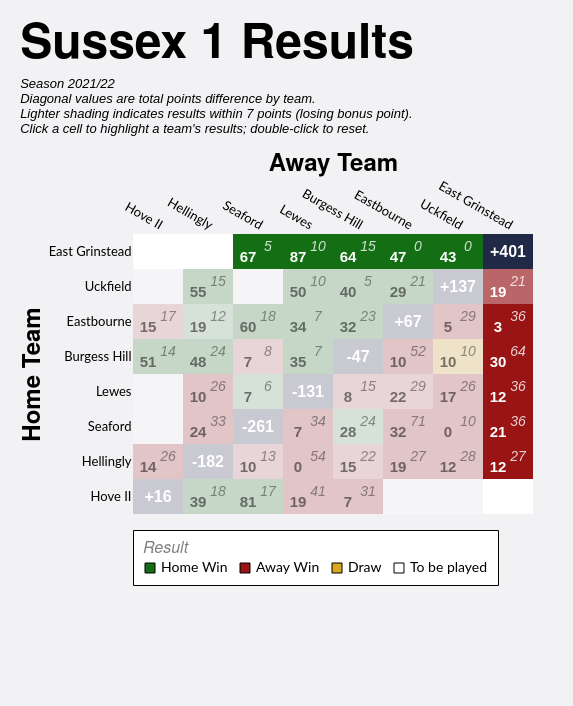

Source (Vega-Lite JSON):
### Vega-Lite specification from a JSON file in a GitHub repository (floating-point values rounded to 4 significant figures)
{"config": {"axis": {"labelFont": "Lato, sans-serif", "titleFont": "PT Sans Narrow, Helvetica Neue, Helvetica, Arial, sans-serif", "labelFontSize": 13, "titleFontSize": 24, "gridColor": "#202947", "gridOpacity": 0.2}, "header": {"labelFont": "PT Sans Narrow, Helvetica Neue, Helvetica, Arial, sans-serif", "titleFont": "PT Sans Narrow, Helvetica Neue, Helvetica, Arial, sans-serif", "labelFontSize": 24, "titleFontSize": 28, "labelFontWeight": "bold", "orient": "left"}, "legend": {"labelFont": "Lato, sans-serif", "titleFont": "PT Sans Narrow, Helvetica Neue, Helvetica, Arial, sans-serif", "labelFontSize": 14, "titleFontSize": 16, "titlePadding": 5, "fillColor": "white", "strokeColor": "black", "padding": 10, "titleFontWeight": "lighter", "titleFontStyle": "italic", "titleColor": "gray", "offset": 10}, "title": {"font": "PT Sans Narrow, Helvetica Neue, Helvetica, Arial, sans-serif", "fontSize": 48, "fontWeight": "bold", "anchor": "start", "align": "center", "titlePadding": 20, "subtitlePadding": 10, "subtitleFontSize": 13, "subtitleColor": "", "subtitleFontStyle": "italic", "offset": 15, "color": "black"}, "axisX": {"labelAngle": 0}, "facet": {"title": null, "header": null, "align": {"row": "each", "column": "each"}}, "resolve": {"scale": {"y": "independent", "facet": "independent"}}, "background": "#f2f1f4", "view": {"stroke": null}}, "layer": [{"data": {"name": "data-8e89745e91d6dfe7bef46df0628b82b9"}, "mark": {"type": "rect"}, "encoding": {"color": {"field": "result", "legend": {"columns": 4, "direction": "horizontal", "labelLimit": 200, "offset": 16, "orient": "bottom", "symbolStrokeColor": "black", "symbolStrokeWidth": 1, "values": ["Home Win", "Away Win", "Draw", "To be played"]}, "scale": {"domain": ["Home Win", "Home Win (LBP)", "Away Win", "Away Win (LBP)", "Draw", "To be played", "N/A"], "range": ["#146f14", "#146f14a0", "#991515", "#991515a0", "goldenrod", "white", "#202946"]}, "title": "Result", "type": "nominal"}, "opacity": {"condition": {"test": "datum.home_team == param_10['home_team'] || datum.away_team == param_10['home_team'] || !isValid(param_10['home_team'])", "value": 1.0}, "value": 0.2}, "tooltip": [{"field": "home_team", "title": "Home", "type": "nominal"}, {"field": "away_team", "title": "Away", "type": "nominal"}, {"field": "home_score_text", "title": "Home Score", "type": "nominal"}, {"field": "away_score_text", "title": "Away Score", "type": "nominal"}, {"field": "result", "title": "Result", "type": "nominal"}, {"field": "date", "format": "%d %b %Y", "title": "Date", "type": "temporal"}], "x": {"axis": {"domain": false, "grid": false, "labelAngle": 30, "orient": "top", "ticks": false}, "field": "away_team", "sort": ["Hove II", "Hellingly", "Seaford", "Lewes", "Burgess Hill", "Eastbourne", "Uckfield", "East Grinstead"], "title": "Away Team", "type": "nominal"}, "y": {"axis": {"domain": false, "grid": false, "ticks": false}, "field": "home_team", "sort": ["East Grinstead", "Uckfield", "Eastbourne", "Burgess Hill", "Lewes", "Seaford", "Hellingly", "Hove II"], "title": "Home Team", "type": "nominal"}}, "name": "view_5"}, {"data": {"name": "data-8e89745e91d6dfe7bef46df0628b82b9"}, "mark": {"type": "text", "fontStyle": "italic", "size": 14, "xOffset": 10, "yOffset": -5}, "encoding": {"color": {"condition": {"test": "datum.home_team == param_10['home_team'] || datum.away_team == param_10['home_team'] || !isValid(param_10['home_team'])", "value": "white"}, "value": "black"}, "opacity": {"condition": {"test": "datum.home_team == param_10['home_team'] || datum.away_team == param_10['home_team'] || !isValid(param_10['home_team'])", "value": 0.8}, "value": 0.4}, "text": {"field": "away_score_text", "type": "nominal"}, "x": {"field": "away_team", "sort": ["Hove II", "Hellingly", "Seaford", "Lewes", "Burgess Hill", "Eastbourne", "Uckfield", "East Grinstead"], "type": "nominal"}, "y": {"field": "home_team", "sort": ["East Grinstead", "Uckfield", "Eastbourne", "Burgess Hill", "Lewes", "Seaford", "Hellingly", "Hove II"], "type": "nominal"}}, "transform": [{"filter": "datum.away_score_text != '' && datum.away_score_text != 'WO'"}]}, {"data": {"name": "data-8e89745e91d6dfe7bef46df0628b82b9"}, "mark": {"type": "text", "size": 12, "xOffset": 10, "yOffset": -5}, "encoding": {"color": {"condition": {"test": "datum.home_team == param_10['home_team'] || datum.away_team == param_10['home_team'] || !isValid(param_10['home_team'])", "value": "white"}, "value": "black"}, "opacity": {"condition": {"test": "datum.home_team == param_10['home_team'] || datum.away_team == param_10['home_team'] || !isValid(param_10['home_team'])", "value": 0.8}, "value": 0.4}, "text": {"field": "away_score_text", "type": "nominal"}, "x": {"field": "away_team", "sort": ["Hove II", "Hellingly", "Seaford", "Lewes", "Burgess Hill", "Eastbourne", "Uckfield", "East Grinstead"], "type": "nominal"}, "y": {"field": "home_team", "sort": ["East Grinstead", "Uckfield", "Eastbourne", "Burgess Hill", "Lewes", "Seaford", "Hellingly", "Hove II"], "type": "nominal"}}, "transform": [{"filter": "datum.away_score_text == 'WO'"}]}, {"data": {"name": "data-8e89745e91d6dfe7bef46df0628b82b9"}, "mark": {"type": "text", "fontWeight": "bold", "size": 15, "xOffset": -10, "yOffset": 5}, "encoding": {"color": {"condition": {"test": "datum.home_team == param_10['home_team'] || datum.away_team == param_10['home_team'] || !isValid(param_10['home_team'])", "value": "white"}, "value": "black"}, "opacity": {"condition": {"test": "datum.home_team == param_10['home_team'] || datum.away_team == param_10['home_team'] || !isValid(param_10['home_team'])", "value": 1.0}, "value": 0.5}, "text": {"field": "home_score_text", "type": "nominal"}, "x": {"field": "away_team", "sort": ["Hove II", "Hellingly", "Seaford", "Lewes", "Burgess Hill", "Eastbourne", "Uckfield", "East Grinstead"], "type": "nominal"}, "y": {"field": "home_team", "sort": ["East Grinstead", "Uckfield", "Eastbourne", "Burgess Hill", "Lewes", "Seaford", "Hellingly", "Hove II"], "type": "nominal"}}, "transform": [{"filter": "datum.home_score_text != '' && datum.home_score_text != 'WO'"}]}, {"data": {"name": "data-8e89745e91d6dfe7bef46df0628b82b9"}, "mark": {"type": "text", "size": 12, "xOffset": -10, "yOffset": 5}, "encoding": {"color": {"condition": {"test": "datum.home_team == param_10['home_team'] || datum.away_team == param_10['home_team'] || !isValid(param_10['home_team'])", "value": "white"}, "value": "black"}, "opacity": {"condition": {"test": "datum.home_team == param_10['home_team'] || datum.away_team == param_10['home_team'] || !isValid(param_10['home_team'])", "value": 1.0}, "value": 0.5}, "text": {"field": "home_score_text", "type": "nominal"}, "x": {"field": "away_team", "sort": ["Hove II", "Hellingly", "Seaford", "Lewes", "Burgess Hill", "Eastbourne", "Uckfield", "East Grinstead"], "type": "nominal"}, "y": {"field": "home_team", "sort": ["East Grinstead", "Uckfield", "Eastbourne", "Burgess Hill", "Lewes", "Seaford", "Hellingly", "Hove II"], "type": "nominal"}}, "transform": [{"filter": "datum.home_score_text == 'WO'"}]}, {"data": {"name": "data-dddbf2c5a322969ad81e067fa036e787"}, "mark": {"type": "text", "color": "white", "fontWeight": "bold", "size": 16}, "encoding": {"text": {"field": "display_text", "type": "nominal"}, "tooltip": [{"field": "home_team", "title": "Team", "type": "nominal"}, {"field": "display_text", "title": "Points Difference", "type": "nominal"}], "x": {"field": "away_team", "sort": ["Hove II", "Hellingly", "Seaford", "Lewes", "Burgess Hill", "Eastbourne", "Uckfield", "East Grinstead"], "type": "nominal"}, "y": {"field": "home_team", "sort": ["East Grinstead", "Uckfield", "Eastbourne", "Burgess Hill", "Lewes", "Seaford", "Hellingly", "Hove II"], "type": "nominal"}}}], "height": {"step": 35}, "padding": {"left": 20, "top": 20, "right": 40, "bottom": 120}, "params": [{"name": "param_10", "select": {"type": "point", "clear": "dblclick", "fields": ["home_team"], "on": "click"}, "value": [{"home_team": "East Grinstead"}], "views": ["view_5"]}], "title": {"text": "Sussex 1 Results", "subtitle": ["Season 2021/22", "Diagonal values are total points difference by team.", "Lighter shading indicates results within 7 points (losing bonus point).", "Click a cell to highlight a team's results; double-click to reset."]}, "width": {"step": 50}, "$schema": "https://vega.github.io/schema/vega-lite/v5.20.1.json", "datasets": {"data-8e89745e91d6dfe7bef46df0628b82b9": [{"home_team": "Burgess Hill", "away_team": "Burgess Hill", "match_id": null, "date": "", "home_score": null, "away_score": null, "home_walkover": null, "away_walkover": null, "result": "N/A", "home_score_text": "", "away_score_text": "", "wo_result": "", "score_text": "", "display_text": "-47", "is_diagonal": true, "result_simple": "N/A"}, {"home_team": "Burgess Hill", "away_team": "East Grinstead", "match_id": "954941", "date": "2022-02-26T00:00:00", "home_score": 30.0, "away_score": 64.0, "home_walkover": false, "away_walkover": false, "result": "Away Win", "home_score_text": "30", "away_score_text": "64", "wo_result": "", "score_text": "30-64", "display_text": "30-64", "is_diagonal": false, "result_simple": "Away Win"}, {"home_team": "Burgess Hill", "away_team": "Eastbourne", "match_id": "909527", "date": "2021-11-13T00:00:00", "home_score": 10.0, "away_score": 52.0, "home_walkover": false, "away_walkover": false, "result": "Away Win", "home_score_text": "10", "away_score_text": "52", "wo_result": "", "score_text": "10-52", "display_text": "10-52", "is_diagonal": false, "result_simple": "Away Win"}, {"home_team": "Burgess Hill", "away_team": "Hellingly", "match_id": "909555", "date": "2022-02-12T00:00:00", "home_score": 48.0, "away_score": 24.0, "home_walkover": false, "away_walkover": false, "result": "Home Win", "home_score_text": "48", "away_score_text": "24", "wo_result": "", "score_text": "48-24", "display_text": "48-24", "is_diagonal": false, "result_simple": "Home Win"}, {"home_team": "Burgess Hill", "away_team": "Hove II", "match_id": "909511", "date": "2021-10-02T00:00:00", "home_score": 51.0, "away_score": 14.0, "home_walkover": false, "away_walkover": false, "result": "Home Win", "home_score_text": "51", "away_score_text": "14", "wo_result": "", "score_text": "51-14", "display_text": "51-14", "is_diagonal": false, "result_simple": "Home Win"}, {"home_team": "Burgess Hill", "away_team": "Lewes", "match_id": "909507", "date": "2021-09-25T00:00:00", "home_score": 35.0, "away_score": 7.0, "home_walkover": false, "away_walkover": false, "result": "Home Win", "home_score_text": "35", "away_score_text": "7", "wo_result": "", "score_text": "35-7", "display_text": "35-7", "is_diagonal": false, "result_simple": "Home Win"}, {"home_team": "Burgess Hill", "away_team": "Seaford", "match_id": "909547", "date": "2022-01-22T00:00:00", "home_score": 7.0, "away_score": 8.0, "home_walkover": false, "away_walkover": false, "result": "Away Win (LBP)", "home_score_text": "7", "away_score_text": "8", "wo_result": "", "score_text": "7-8", "display_text": "7-8", "is_diagonal": false, "result_simple": "Away Win"}, {"home_team": "Burgess Hill", "away_team": "Uckfield", "match_id": "909519", "date": "2021-10-23T00:00:00", "home_score": 10.0, "away_score": 10.0, "home_walkover": false, "away_walkover": false, "result": "Draw", "home_score_text": "10", "away_score_text": "10", "wo_result": "", "score_text": "10-10", "display_text": "10-10", "is_diagonal": false, "result_simple": "Draw"}, {"home_team": "East Grinstead", "away_team": "Burgess Hill", "match_id": "909516", "date": "2021-10-16T00:00:00", "home_score": 64.0, "away_score": 15.0, "home_walkover": false, "away_walkover": false, "result": "Home Win", "home_score_text": "64", "away_score_text": "15", "wo_result": "", "score_text": "64-15", "display_text": "64-15", "is_diagonal": false, "result_simple": "Home Win"}, {"home_team": "East Grinstead", "away_team": "East Grinstead", "match_id": null, "date": "", "home_score": null, "away_score": null, "home_walkover": null, "away_walkover": null, "result": "N/A", "home_score_text": "", "away_score_text": "", "wo_result": "", "score_text": "", "display_text": "+401", "is_diagonal": true, "result_simple": "N/A"}, {"home_team": "East Grinstead", "away_team": "Eastbourne", "match_id": "909509", "date": "2021-09-25T00:00:00", "home_score": 47.0, "away_score": 0.0, "home_walkover": false, "away_walkover": false, "result": "Home Win", "home_score_text": "47", "away_score_text": "0", "wo_result": "", "score_text": "47-0", "display_text": "47-0", "is_diagonal": false, "result_simple": "Home Win"}, {"home_team": "East Grinstead", "away_team": "Hellingly", "match_id": null, "date": "", "home_score": null, "away_score": null, "home_walkover": null, "away_walkover": null, "result": "To be played", "home_score_text": "", "away_score_text": "", "wo_result": "", "score_text": "", "display_text": "", "is_diagonal": false, "result_simple": "To be played"}, {"home_team": "East Grinstead", "away_team": "Hove II", "match_id": null, "date": "", "home_score": null, "away_score": null, "home_walkover": null, "away_walkover": null, "result": "To be played", "home_score_text": "", "away_score_text": "", "wo_result": "", "score_text": "", "display_text": "", "is_diagonal": false, "result_simple": "To be played"}, {"home_team": "East Grinstead", "away_team": "Lewes", "match_id": "909523", "date": "2021-10-30T00:00:00", "home_score": 87.0, "away_score": 10.0, "home_walkover": false, "away_walkover": false, "result": "Home Win", "home_score_text": "87", "away_score_text": "10", "wo_result": "", "score_text": "87-10", "display_text": "87-10", "is_diagonal": false, "result_simple": "Home Win"}, {"home_team": "East Grinstead", "away_team": "Seaford", "match_id": "909557", "date": "2022-02-12T00:00:00", "home_score": 67.0, "away_score": 5.0, "home_walkover": false, "away_walkover": false, "result": "Home Win", "home_score_text": "67", "away_score_text": "5", "wo_result": "", "score_text": "67-5", "display_text": "67-5", "is_diagonal": false, "result_simple": "Home Win"}, {"home_team": "East Grinstead", "away_team": "Uckfield", "match_id": "909529", "date": "2021-11-13T00:00:00", "home_score": 43.0, "away_score": 0.0, "home_walkover": false, "away_walkover": false, "result": "Home Win", "home_score_text": "43", "away_score_text": "0", "wo_result": "", "score_text": "43-0", "display_text": "43-0", "is_diagonal": false, "result_simple": "Home Win"}, {"home_team": "Eastbourne", "away_team": "Burgess Hill", "match_id": "909553", "date": "2022-01-29T00:00:00", "home_score": 32.0, "away_score": 23.0, "home_walkover": false, "away_walkover": false, "result": "Home Win", "home_score_text": "32", "away_score_text": "23", "wo_result": "", "score_text": "32-23", "display_text": "32-23", "is_diagonal": false, "result_simple": "Home Win"}, {"home_team": "Eastbourne", "away_team": "East Grinstead", "match_id": "909560", "date": "2022-02-19T00:00:00", "home_score": 3.0, "away_score": 36.0, "home_walkover": false, "away_walkover": false, "result": "Away Win", "home_score_text": "3", "away_score_text": "36", "wo_result": "", "score_text": "3-36", "display_text": "3-36", "is_diagonal": false, "result_simple": "Away Win"}, {"home_team": "Eastbourne", "away_team": "Eastbourne", "match_id": null, "date": "", "home_score": null, "away_score": null, "home_walkover": null, "away_walkover": null, "result": "N/A", "home_score_text": "", "away_score_text": "", "wo_result": "", "score_text": "", "display_text": "+67", "is_diagonal": true, "result_simple": "N/A"}, {"home_team": "Eastbourne", "away_team": "Hellingly", "match_id": "909526", "date": "2021-10-30T00:00:00", "home_score": 19.0, "away_score": 12.0, "home_walkover": false, "away_walkover": false, "result": "Home Win (LBP)", "home_score_text": "19", "away_score_text": "12", "wo_result": "", "score_text": "19-12", "display_text": "19-12", "is_diagonal": false, "result_simple": "Home Win"}, {"home_team": "Eastbourne", "away_team": "Hove II", "match_id": "909533", "date": "2021-11-27T00:00:00", "home_score": 15.0, "away_score": 17.0, "home_walkover": false, "away_walkover": false, "result": "Away Win (LBP)", "home_score_text": "15", "away_score_text": "17", "wo_result": "", "score_text": "15-17", "display_text": "15-17", "is_diagonal": false, "result_simple": "Away Win"}, {"home_team": "Eastbourne", "away_team": "Lewes", "match_id": "909546", "date": "2022-01-15T00:00:00", "home_score": 34.0, "away_score": 7.0, "home_walkover": false, "away_walkover": false, "result": "Home Win", "home_score_text": "34", "away_score_text": "7", "wo_result": "", "score_text": "34-7", "display_text": "34-7", "is_diagonal": false, "result_simple": "Home Win"}, {"home_team": "Eastbourne", "away_team": "Seaford", "match_id": "954943", "date": "2022-02-05T00:00:00", "home_score": 60.0, "away_score": 18.0, "home_walkover": false, "away_walkover": false, "result": "Home Win", "home_score_text": "60", "away_score_text": "18", "wo_result": "", "score_text": "60-18", "display_text": "60-18", "is_diagonal": false, "result_simple": "Home Win"}, {"home_team": "Eastbourne", "away_team": "Uckfield", "match_id": "909512", "date": "2021-10-02T00:00:00", "home_score": 5.0, "away_score": 29.0, "home_walkover": false, "away_walkover": false, "result": "Away Win", "home_score_text": "5", "away_score_text": "29", "wo_result": "", "score_text": "5-29", "display_text": "5-29", "is_diagonal": false, "result_simple": "Away Win"}, {"home_team": "Hellingly", "away_team": "Burgess Hill", "match_id": "953129", "date": "2022-02-05T00:00:00", "home_score": 15.0, "away_score": 22.0, "home_walkover": false, "away_walkover": false, "result": "Away Win (LBP)", "home_score_text": "15", "away_score_text": "22", "wo_result": "", "score_text": "15-22", "display_text": "15-22", "is_diagonal": false, "result_simple": "Away Win"}, {"home_team": "Hellingly", "away_team": "East Grinstead", "match_id": "909513", "date": "2021-10-02T00:00:00", "home_score": 12.0, "away_score": 27.0, "home_walkover": false, "away_walkover": false, "result": "Away Win", "home_score_text": "12", "away_score_text": "27", "wo_result": "", "score_text": "12-27", "display_text": "12-27", "is_diagonal": false, "result_simple": "Away Win"}, {"home_team": "Hellingly", "away_team": "Eastbourne", "match_id": "909549", "date": "2022-01-22T00:00:00", "home_score": 19.0, "away_score": 27.0, "home_walkover": false, "away_walkover": false, "result": "Away Win", "home_score_text": "19", "away_score_text": "27", "wo_result": "", "score_text": "19-27", "display_text": "19-27", "is_diagonal": false, "result_simple": "Away Win"}, {"home_team": "Hellingly", "away_team": "Hellingly", "match_id": null, "date": "", "home_score": null, "away_score": null, "home_walkover": null, "away_walkover": null, "result": "N/A", "home_score_text": "", "away_score_text": "", "wo_result": "", "score_text": "", "display_text": "-182", "is_diagonal": true, "result_simple": "N/A"}, {"home_team": "Hellingly", "away_team": "Hove II", "match_id": "909561", "date": "2022-02-19T00:00:00", "home_score": 14.0, "away_score": 26.0, "home_walkover": false, "away_walkover": false, "result": "Away Win", "home_score_text": "14", "away_score_text": "26", "wo_result": "", "score_text": "14-26", "display_text": "14-26", "is_diagonal": false, "result_simple": "Away Win"}, {"home_team": "Hellingly", "away_team": "Lewes", "match_id": "909554", "date": "2022-01-29T00:00:00", "home_score": 0.0, "away_score": 54.0, "home_walkover": false, "away_walkover": false, "result": "Away Win", "home_score_text": "0", "away_score_text": "54", "wo_result": "", "score_text": "0-54", "display_text": "0-54", "is_diagonal": false, "result_simple": "Away Win"}, {"home_team": "Hellingly", "away_team": "Seaford", "match_id": "909521", "date": "2021-10-23T00:00:00", "home_score": 10.0, "away_score": 13.0, "home_walkover": false, "away_walkover": false, "result": "Away Win (LBP)", "home_score_text": "10", "away_score_text": "13", "wo_result": "", "score_text": "10-13", "display_text": "10-13", "is_diagonal": false, "result_simple": "Away Win"}, {"home_team": "Hellingly", "away_team": "Uckfield", "match_id": "954942", "date": "2022-01-08T00:00:00", "home_score": 12.0, "away_score": 28.0, "home_walkover": false, "away_walkover": false, "result": "Away Win", "home_score_text": "12", "away_score_text": "28", "wo_result": "", "score_text": "12-28", "display_text": "12-28", "is_diagonal": false, "result_simple": "Away Win"}, {"home_team": "Hove II", "away_team": "Burgess Hill", "match_id": "909535", "date": "2021-12-04T00:00:00", "home_score": 7.0, "away_score": 31.0, "home_walkover": false, "away_walkover": false, "result": "Away Win", "home_score_text": "7", "away_score_text": "31", "wo_result": "", "score_text": "7-31", "display_text": "7-31", "is_diagonal": false, "result_simple": "Away Win"}, {"home_team": "Hove II", "away_team": "East Grinstead", "match_id": null, "date": "", "home_score": null, "away_score": null, "home_walkover": null, "away_walkover": null, "result": "To be played", "home_score_text": "", "away_score_text": "", "wo_result": "", "score_text": "", "display_text": "", "is_diagonal": false, "result_simple": "To be played"}, {"home_team": "Hove II", "away_team": "Eastbourne", "match_id": null, "date": "", "home_score": null, "away_score": null, "home_walkover": null, "away_walkover": null, "result": "To be played", "home_score_text": "", "away_score_text": "", "wo_result": "", "score_text": "", "display_text": "", "is_diagonal": false, "result_simple": "To be played"}, {"home_team": "Hove II", "away_team": "Hellingly", "match_id": "909508", "date": "2021-09-25T00:00:00", "home_score": 39.0, "away_score": 18.0, "home_walkover": false, "away_walkover": false, "result": "Home Win", "home_score_text": "39", "away_score_text": "18", "wo_result": "", "score_text": "39-18", "display_text": "39-18", "is_diagonal": false, "result_simple": "Home Win"}, {"home_team": "Hove II", "away_team": "Hove II", "match_id": null, "date": "", "home_score": null, "away_score": null, "home_walkover": null, "away_walkover": null, "result": "N/A", "home_score_text": "", "away_score_text": "", "wo_result": "", "score_text": "", "display_text": "+16", "is_diagonal": true, "result_simple": "N/A"}, {"home_team": "Hove II", "away_team": "Lewes", "match_id": "909515", "date": "2021-10-16T00:00:00", "home_score": 19.0, "away_score": 41.0, "home_walkover": false, "away_walkover": false, "result": "Away Win", "home_score_text": "19", "away_score_text": "41", "wo_result": "", "score_text": "19-41", "display_text": "19-41", "is_diagonal": false, "result_simple": "Away Win"}, {"home_team": "Hove II", "away_team": "Seaford", "match_id": "909528", "date": "2021-11-13T00:00:00", "home_score": 81.0, "away_score": 17.0, "home_walkover": false, "away_walkover": false, "result": "Home Win", "home_score_text": "81", "away_score_text": "17", "wo_result": "", "score_text": "81-17", "display_text": "81-17", "is_diagonal": false, "result_simple": "Home Win"}, {"home_team": "Hove II", "away_team": "Uckfield", "match_id": null, "date": "", "home_score": null, "away_score": null, "home_walkover": null, "away_walkover": null, "result": "To be played", "home_score_text": "", "away_score_text": "", "wo_result": "", "score_text": "", "display_text": "", "is_diagonal": false, "result_simple": "To be played"}, {"home_team": "Lewes", "away_team": "Burgess Hill", "match_id": "909562", "date": "2022-02-19T00:00:00", "home_score": 8.0, "away_score": 15.0, "home_walkover": false, "away_walkover": false, "result": "Away Win (LBP)", "home_score_text": "8", "away_score_text": "15", "wo_result": "", "score_text": "8-15", "display_text": "8-15", "is_diagonal": false, "result_simple": "Away Win"}, {"home_team": "Lewes", "away_team": "East Grinstead", "match_id": "909550", "date": "2022-01-22T00:00:00", "home_score": 12.0, "away_score": 36.0, "home_walkover": false, "away_walkover": false, "result": "Away Win", "home_score_text": "12", "away_score_text": "36", "wo_result": "", "score_text": "12-36", "display_text": "12-36", "is_diagonal": false, "result_simple": "Away Win"}, {"home_team": "Lewes", "away_team": "Eastbourne", "match_id": "909522", "date": "2021-10-23T00:00:00", "home_score": 22.0, "away_score": 29.0, "home_walkover": false, "away_walkover": false, "result": "Away Win (LBP)", "home_score_text": "22", "away_score_text": "29", "wo_result": "", "score_text": "22-29", "display_text": "22-29", "is_diagonal": false, "result_simple": "Away Win"}, {"home_team": "Lewes", "away_team": "Hellingly", "match_id": "909530", "date": "2021-11-13T00:00:00", "home_score": 10.0, "away_score": 26.0, "home_walkover": false, "away_walkover": false, "result": "Away Win", "home_score_text": "10", "away_score_text": "26", "wo_result": "", "score_text": "10-26", "display_text": "10-26", "is_diagonal": false, "result_simple": "Away Win"}, {"home_team": "Lewes", "away_team": "Hove II", "match_id": null, "date": "", "home_score": null, "away_score": null, "home_walkover": null, "away_walkover": null, "result": "To be played", "home_score_text": "", "away_score_text": "", "wo_result": "", "score_text": "", "display_text": "", "is_diagonal": false, "result_simple": "To be played"}, {"home_team": "Lewes", "away_team": "Lewes", "match_id": null, "date": "", "home_score": null, "away_score": null, "home_walkover": null, "away_walkover": null, "result": "N/A", "home_score_text": "", "away_score_text": "", "wo_result": "", "score_text": "", "display_text": "-131", "is_diagonal": true, "result_simple": "N/A"}, {"home_team": "Lewes", "away_team": "Seaford", "match_id": "909514", "date": "2021-10-02T00:00:00", "home_score": 7.0, "away_score": 6.0, "home_walkover": false, "away_walkover": false, "result": "Home Win (LBP)", "home_score_text": "7", "away_score_text": "6", "wo_result": "", "score_text": "7-6", "display_text": "7-6", "is_diagonal": false, "result_simple": "Home Win"}, {"home_team": "Lewes", "away_team": "Uckfield", "match_id": "909558", "date": "2022-02-12T00:00:00", "home_score": 17.0, "away_score": 26.0, "home_walkover": false, "away_walkover": false, "result": "Away Win", "home_score_text": "17", "away_score_text": "26", "wo_result": "", "score_text": "17-26", "display_text": "17-26", "is_diagonal": false, "result_simple": "Away Win"}, {"home_team": "Seaford", "away_team": "Burgess Hill", "match_id": "931679", "date": "2021-09-18T00:00:00", "home_score": 28.0, "away_score": 24.0, "home_walkover": false, "away_walkover": false, "result": "Home Win (LBP)", "home_score_text": "28", "away_score_text": "24", "wo_result": "", "score_text": "28-24", "display_text": "28-24", "is_diagonal": false, "result_simple": "Home Win"}, {"home_team": "Seaford", "away_team": "East Grinstead", "match_id": "909532", "date": "2021-11-27T00:00:00", "home_score": 21.0, "away_score": 36.0, "home_walkover": false, "away_walkover": false, "result": "Away Win", "home_score_text": "21", "away_score_text": "36", "wo_result": "", "score_text": "21-36", "display_text": "21-36", "is_diagonal": false, "result_simple": "Away Win"}, {"home_team": "Seaford", "away_team": "Eastbourne", "match_id": "909518", "date": "2021-10-16T00:00:00", "home_score": 32.0, "away_score": 71.0, "home_walkover": false, "away_walkover": false, "result": "Away Win", "home_score_text": "32", "away_score_text": "71", "wo_result": "", "score_text": "32-71", "display_text": "32-71", "is_diagonal": false, "result_simple": "Away Win"}, {"home_team": "Seaford", "away_team": "Hellingly", "match_id": "909545", "date": "2022-01-15T00:00:00", "home_score": 24.0, "away_score": 33.0, "home_walkover": false, "away_walkover": false, "result": "Away Win", "home_score_text": "24", "away_score_text": "33", "wo_result": "", "score_text": "24-33", "display_text": "24-33", "is_diagonal": false, "result_simple": "Away Win"}, {"home_team": "Seaford", "away_team": "Hove II", "match_id": null, "date": "", "home_score": null, "away_score": null, "home_walkover": null, "away_walkover": null, "result": "To be played", "home_score_text": "", "away_score_text": "", "wo_result": "", "score_text": "", "display_text": "", "is_diagonal": false, "result_simple": "To be played"}, {"home_team": "Seaford", "away_team": "Lewes", "match_id": "909538", "date": "2021-12-04T00:00:00", "home_score": 7.0, "away_score": 34.0, "home_walkover": false, "away_walkover": false, "result": "Away Win", "home_score_text": "7", "away_score_text": "34", "wo_result": "", "score_text": "7-34", "display_text": "7-34", "is_diagonal": false, "result_simple": "Away Win"}, {"home_team": "Seaford", "away_team": "Seaford", "match_id": null, "date": "", "home_score": null, "away_score": null, "home_walkover": null, "away_walkover": null, "result": "N/A", "home_score_text": "", "away_score_text": "", "wo_result": "", "score_text": "", "display_text": "-261", "is_diagonal": true, "result_simple": "N/A"}, {"home_team": "Seaford", "away_team": "Uckfield", "match_id": "909559", "date": "2022-02-19T00:00:00", "home_score": 0.0, "away_score": 10.0, "home_walkover": false, "away_walkover": false, "result": "Away Win", "home_score_text": "0", "away_score_text": "10", "wo_result": "", "score_text": "0-10", "display_text": "0-10", "is_diagonal": false, "result_simple": "Away Win"}, {"home_team": "Uckfield", "away_team": "Burgess Hill", "match_id": "909544", "date": "2022-01-15T00:00:00", "home_score": 40.0, "away_score": 5.0, "home_walkover": false, "away_walkover": false, "result": "Home Win", "home_score_text": "40", "away_score_text": "5", "wo_result": "", "score_text": "40-5", "display_text": "40-5", "is_diagonal": false, "result_simple": "Home Win"}, {"home_team": "Uckfield", "away_team": "East Grinstead", "match_id": "909551", "date": "2022-01-29T00:00:00", "home_score": 19.0, "away_score": 21.0, "home_walkover": false, "away_walkover": false, "result": "Away Win (LBP)", "home_score_text": "19", "away_score_text": "21", "wo_result": "", "score_text": "19-21", "display_text": "19-21", "is_diagonal": false, "result_simple": "Away Win"}, {"home_team": "Uckfield", "away_team": "Eastbourne", "match_id": "909537", "date": "2021-12-04T00:00:00", "home_score": 29.0, "away_score": 21.0, "home_walkover": false, "away_walkover": false, "result": "Home Win", "home_score_text": "29", "away_score_text": "21", "wo_result": "", "score_text": "29-21", "display_text": "29-21", "is_diagonal": false, "result_simple": "Home Win"}, {"home_team": "Uckfield", "away_team": "Hellingly", "match_id": "909517", "date": "2021-10-16T00:00:00", "home_score": 55.0, "away_score": 15.0, "home_walkover": false, "away_walkover": false, "result": "Home Win", "home_score_text": "55", "away_score_text": "15", "wo_result": "", "score_text": "55-15", "display_text": "55-15", "is_diagonal": false, "result_simple": "Home Win"}, {"home_team": "Uckfield", "away_team": "Hove II", "match_id": null, "date": "", "home_score": null, "away_score": null, "home_walkover": null, "away_walkover": null, "result": "To be played", "home_score_text": "", "away_score_text": "", "wo_result": "", "score_text": "", "display_text": "", "is_diagonal": false, "result_simple": "To be played"}, {"home_team": "Uckfield", "away_team": "Lewes", "match_id": "909531", "date": "2021-11-27T00:00:00", "home_score": 50.0, "away_score": 10.0, "home_walkover": false, "away_walkover": false, "result": "Home Win", "home_score_text": "50", "away_score_text": "10", "wo_result": "", "score_text": "50-10", "display_text": "50-10", "is_diagonal": false, "result_simple": "Home Win"}, {"home_team": "Uckfield", "away_team": "Seaford", "match_id": null, "date": "", "home_score": null, "away_score": null, "home_walkover": null, "away_walkover": null, "result": "To be played", "home_score_text": "", "away_score_text": "", "wo_result": "", "score_text": "", "display_text": "", "is_diagonal": false, "result_simple": "To be played"}, {"home_team": "Uckfield", "away_team": "Uckfield", "match_id": null, "date": "", "home_score": null, "away_score": null, "home_walkover": null, "away_walkover": null, "result": "N/A", "home_score_text": "", "away_score_text": "", "wo_result": "", "score_text": "", "display_text": "+137", "is_diagonal": true, "result_simple": "N/A"}], "data-dddbf2c5a322969ad81e067fa036e787": [{"home_team": "Burgess Hill", "away_team": "Burgess Hill", "match_id": null, "date": "", "home_score": null, "away_score": null, "home_walkover": null, "away_walkover": null, "result": "N/A", "home_score_text": "", "away_score_text": "", "wo_result": "", "score_text": "", "display_text": "-47", "is_diagonal": true, "result_simple": "N/A"}, {"home_team": "East Grinstead", "away_team": "East Grinstead", "match_id": null, "date": "", "home_score": null, "away_score": null, "home_walkover": null, "away_walkover": null, "result": "N/A", "home_score_text": "", "away_score_text": "", "wo_result": "", "score_text": "", "display_text": "+401", "is_diagonal": true, "result_simple": "N/A"}, {"home_team": "Eastbourne", "away_team": "Eastbourne", "match_id": null, "date": "", "home_score": null, "away_score": null, "home_walkover": null, "away_walkover": null, "result": "N/A", "home_score_text": "", "away_score_text": "", "wo_result": "", "score_text": "", "display_text": "+67", "is_diagonal": true, "result_simple": "N/A"}, {"home_team": "Hellingly", "away_team": "Hellingly", "match_id": null, "date": "", "home_score": null, "away_score": null, "home_walkover": null, "away_walkover": null, "result": "N/A", "home_score_text": "", "away_score_text": "", "wo_result": "", "score_text": "", "display_text": "-182", "is_diagonal": true, "result_simple": "N/A"}, {"home_team": "Hove II", "away_team": "Hove II", "match_id": null, "date": "", "home_score": null, "away_score": null, "home_walkover": null, "away_walkover": null, "result": "N/A", "home_score_text": "", "away_score_text": "", "wo_result": "", "score_text": "", "display_text": "+16", "is_diagonal": true, "result_simple": "N/A"}, {"home_team": "Lewes", "away_team": "Lewes", "match_id": null, "date": "", "home_score": null, "away_score": null, "home_walkover": null, "away_walkover": null, "result": "N/A", "home_score_text": "", "away_score_text": "", "wo_result": "", "score_text": "", "display_text": "-131", "is_diagonal": true, "result_simple": "N/A"}, {"home_team": "Seaford", "away_team": "Seaford", "match_id": null, "date": "", "home_score": null, "away_score": null, "home_walkover": null, "away_walkover": null, "result": "N/A", "home_score_text": "", "away_score_text": "", "wo_result": "", "score_text": "", "display_text": "-261", "is_diagonal": true, "result_simple": "N/A"}, {"home_team": "Uckfield", "away_team": "Uckfield", "match_id": null, "date": "", "home_score": null, "away_score": null, "home_walkover": null, "away_walkover": null, "result": "N/A", "home_score_text": "", "away_score_text": "", "wo_result": "", "score_text": "", "display_text": "+137", "is_diagonal": true, "result_simple": "N/A"}]}}
